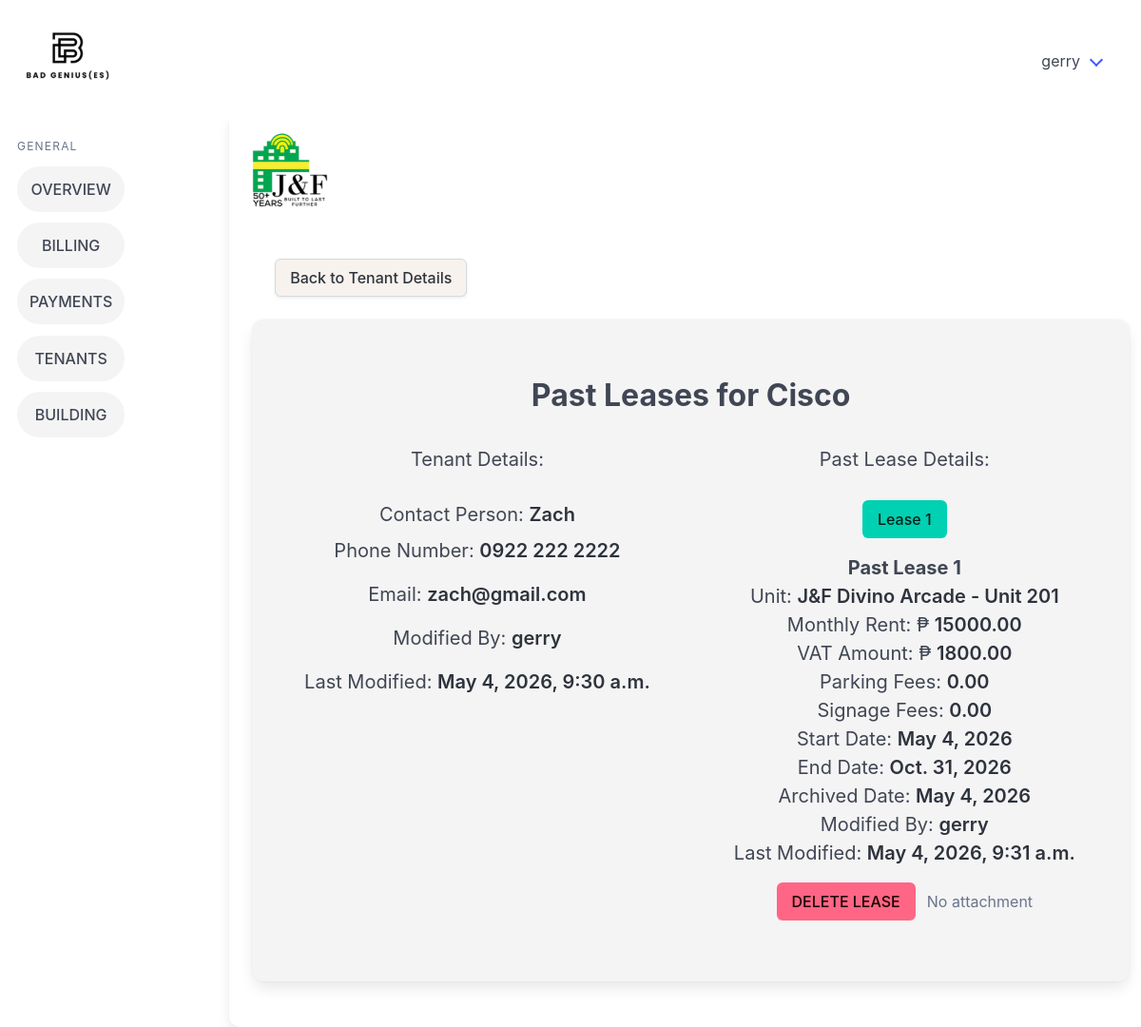
The page /past_leases/4/ (signed in) on the database its author committed.
### billingApp/models.py (models this page shows, shortened)
class Tenant(models.Model):
    companyName = models.CharField(max_length=100, null=True, blank=True)
    contactPerson = models.CharField(max_length=100)
    phoneNumber = models.CharField(max_length=12)
    email = models.CharField(max_length=50)
    carryover_balance = models.DecimalField(max_digits=12, decimal_places=2, default=Decimal('0.00'))
    modified_by = models.ForeignKey("Account", on_delete=models.SET_NULL, null=True, blank=True, related_name="+")
    modified_at = models.DateTimeField(auto_now=True, null=True, blank=True)
    objects = models.Manager

class Account(models.Model):
    firstName = models.CharField(max_length=30)
    lastName = models.CharField(max_length=30)
    username = models.CharField(max_length=20)
    password = models.CharField(max_length=20)
    objects = models.Manager()
    def __str__(self):
        return self.username

class Lease(models.Model):
    buildingName = models.ForeignKey(Building, on_delete=models.CASCADE)
    tenantName = models.ForeignKey(Tenant, on_delete=models.CASCADE)
    modified_by = models.ForeignKey("Account", on_delete=models.SET_NULL, null=True, blank=True, related_name="+")
    modified_at = models.DateTimeField(auto_now=True, null=True, blank=True)
    unitID = models.ForeignKey(Units, on_delete=models.CASCADE)
    rentAmount = models.DecimalField(max_digits=12, decimal_places=2)
    vatAmount = models.DecimalField(max_digits=12, decimal_places=2)
    signageFees = models.DecimalField(max_digits=12, decimal_places=2, null=True, blank=True)
    parkingFees = models.DecimalField(max_digits=12, decimal_places=2, null=True, blank=True)
    CONTRACT_CHOICES = [(6, "6 months"), (12, "12 months")]
    contractLength = models.PositiveSmallIntegerField(choices=CONTRACT_CHOICES)
    contractStart = models.DateField()
    contractEnd = models.DateField(null=True, blank=True)
    pastLease = models.BooleanField(default=False)
    archived_date = models.DateField(null=True, blank=True)
    leaseAttachment = models.FileField(
        upload_to="lease_attachments/",
        blank=True,
        null=True
    )

class Units(models.Model):
    building = models.ForeignKey(Building, on_delete=models.CASCADE)
    unitID = models.IntegerField()
    modified_by = models.ForeignKey("Account", on_delete=models.SET_NULL, null=True, blank=True, related_name="+")
    modified_at = models.DateTimeField(auto_now=True, null=True, blank=True)
    class Meta:
        unique_together = ('building', 'unitID')
    def __str__(self):
        return f"{self.building.buildingName} - Unit {self.unitID}"

class Building(models.Model):
    buildingName = models.CharField(max_length=26, unique=True)
    signageCapacity = models.IntegerField(default=0)
    parkingCapacity = models.IntegerField(default=0)
    buildingAddress = models.CharField(max_length=50)
    modified_by = models.ForeignKey("Account", on_delete=models.SET_NULL, null=True, blank=True, related_name="+")
    modified_at = models.DateTimeField(auto_now=True, null=True, blank=True)
    objects = models.Manager

### billingApp/views.py (the view)
# urls.py: path('past_leases/<int:pk>/', views.past_leases, name='past_leases'),
@login_required
def past_leases(request, pk):
    tenant = get_object_or_404(Tenant, pk=pk)
    leases = (
        Lease.objects
        .filter(tenantName=tenant, pastLease=True)
        .select_related("buildingName", "unitID")
        .order_by("-archived_date", "-contractEnd", "-contractStart", "-id")
    )
    if not (tenant.companyName or "").strip():
        tenant.companyName_display = tenant.contactPerson
    else:
        tenant.companyName_display = tenant.companyName
    return render(request, "billingApp/past_leases.html", {"t": tenant, "leases": leases})

### billingApp/templates/billingApp/past_leases.html (shortened to what this page needs)
{% extends 'billingApp/base.html' %} {% load static %} {% block content %}
</div>
<div class="p-5">
  <a href="{% url 'tenant_details' pk=t.pk %}" class="button" style="background-color: #f7f2ed">Back to Tenant Details</a>
</div>
<div class="card card2">
  <div class="card-content has-text-centered">
    <h1 class="is-size-3 has-text-weight-bold p-5 mt-2">Past Leases for {{ t.companyName_display }}</h1>
    <div class="columns">
      <div class="column">
        <p class="is-size-5 has-text-weight-normal p-1">Tenant Details:</p>
      </div>
      <div class="column">
        <p class="is-size-5 has-text-weight-normal p-1">Past Lease Details:</p>
      </div>
    </div>
    <div class="columns">
      <div class="column">
        <p class="is-size-5 has-text-weight-normal">Contact Person: <strong>{{ t.contactPerson }}</strong></p>
        <p class="is-size-5 p-2">
          Phone Number:
          <strong>{{ t.phoneNumber }}</strong>
        </p>
        <p class="is-size-5 p-2">
          Email:
          <strong>{{ t.email }}</strong>
        </p>
        <p class="is-size-5 p-2">Modified By: <strong>{{ t.modified_by }}</strong></p>
        <p class="is-size-5 p-2">Last Modified: <strong>{{ t.modified_at }}</strong></p>
      </div>
      <div class="column">
        {% if leases %}
        <div class="buttons is-centered mb-4">
          {% for l in leases %}
          <button type="button" class="button lease-filter {% if forloop.first %}is-primary{% endif %}" data-lease-filter="{{ l.pk }}">Lease {{ forloop.counter }}</button>
          {% endfor %}
        </div>
        {% endif %}
        {% for l in leases %}
        <div class="tenant-lease mb-5" data-lease-id="{{ l.pk }}" {% if not forloop.first %}style="display: none;"{% endif %}>
          <p class="is-size-5 has-text-weight-bold">Past Lease {{ forloop.counter }}</p>
          <p class="is-size-5 has-text-weight-normal">Unit: <strong>{{ l.unitID }}</strong></p>
          <p class="is-size-5 has-text-weight-normal">Monthly Rent: ₱ <strong>{{ l.rentAmount }}</strong></p>
          <p class="is-size-5 has-text-weight-normal">VAT Amount: ₱ <strong>{{ l.vatAmount }}</strong></p>
          <p class="is-size-5 has-text-weight-normal">Parking Fees: <strong>{{ l.parkingFees }}</strong></p>
          <p class="is-size-5 has-text-weight-normal">Signage Fees: <strong>{{ l.signageFees }}</strong></p>
          <p class="is-size-5 has-text-weight-normal">Start Date: <strong>{{ l.contractStart }}</strong></p>
          <p class="is-size-5 has-text-weight-normal">End Date: <strong>{{ l.contractEnd }}</strong></p>
          <p class="is-size-5 has-text-weight-normal">Archived Date: <strong>{{ l.archived_date }}</strong></p>
          <p class="is-size-5 has-text-weight-normal">Modified By: <strong>{{ l.modified_by }}</strong></p>
          <p class="is-size-5 has-text-weight-normal">Last Modified: <strong>{{ l.modified_at }}</strong></p>
          <div class="buttons is-centered p-4">
            <a href="{% url 'delete_lease' pk=l.pk %}" class="button is-danger">DELETE LEASE</a>
            {% if l.leaseAttachment %}
              <a href="{{ l.leaseAttachment.url }}" target="_blank" class="button is-info">
                View Lease Attachment
              </a>
            {% else %}
              <span class="has-text-grey">No attachment</span>
            {% endif %}
          </div>
        </div>
        {% empty %}
        <p class="has-text-grey">No past leases.</p>
        {% endfor %}
      </div>
    </div>
  </div>
</div>
{% endblock %}

### billingApp/templates/billingApp/base.html (shortened to what this page needs)
{% load static %}
<!doctype html>
<html lang="en">
  <head>
    <link rel="stylesheet" href="{% static 'billingApp/css/style.css' %}" />
    <link rel="stylesheet" href="https://cdn.jsdelivr.net/npm/bulma@1.0.4/css/bulma.min.css" />
  </head>
  <body>
    <nav class="navbar p-5" role="navigation" aria-label="main navigation">
      <div class="navbar-brand">
        <a class="" href="{% url 'home_page' %}">
        </a>
      </div>
      <div id="navbarBasicExample" class="navbar-menu">
        <div class="navbar-end">
          <div class="navbar-item has-dropdown is-hoverable">
            <a class="navbar-link">{{ user.username }}</a>
          </div>
        </div>
      </div>
    </nav>
    <div class="columns">
      <aside class="menu">
        <p class="menu-label">General</p>
        <ul class="menu-list">
          <li><a href="{% url 'home_page' %}" class="sidebarItems button is-light is-rounded is-fullwidth">OVERVIEW</a></li>
          <li><a href="{% url 'billing_records_main' %}" class="sidebarItems button is-light is-rounded is-fullwidth">BILLING</a></li>
          <li><a href="{% url 'payments_main' %}" class="sidebarItems button is-light is-rounded is-fullwidth">PAYMENTS</a></li>
          <li><a href="{% url 'tenants_main' %}" class="sidebarItems button is-light is-rounded is-fullwidth">TENANTS</a></li>
          <li><a href="{% url 'buildings_main' %}" class="sidebarItems button is-light is-rounded is-fullwidth">BUILDING</a></li>
        </ul>
      </aside>
      {% block logo %}
      <div class="card card1">
        <div class="card-content">
          <div class="columns is-4">
            <div class="column is-1">
            </div>
            <div class="column">
              <h1 class="is-size-3 pt-4 pl-4">{{ date_today }}</h1>
            </div>
    {% endblock %} {% block content %} {% endblock %}
  </body>
</html>

### billingApp/static/billingApp/css/style.css (style rules this page uses)
.menu { position: sticky; display: inline-block; vertical-align: top; max-height: 100vh; overflow-y: auto; width: 200px; top: 0; bottom: 0; padding: 30px; }
.menu .menu-list li { margin-bottom: 0.7rem; }
.menu .menu-list li a { padding: 0.75rem 0.9rem; }
.card2 { background-color: #f4f4f4 !important; max-height: 700px !important; min-height: 500px !important; }
.card1 { margin-left: 80px !important; width: 1200px !important; }
.sidebarItems { background-color: #f4f4f4 !important; }

### rows shown on the page
Tenant: companyName_display "Cisco", contactPerson "Zach", phoneNumber "0922 222 2222", email "zach@gmail.com", modified_by "gerry", modified_at "May 4, 2026, 9:30 a.m."
Lease: unitID "J&F Divino Arcade - Unit 201", rentAmount "15000.00", vatAmount "1800.00", parkingFees "0.00", signageFees "0.00", contractStart "May 4, 2026", contractEnd "Oct. 31, 2026", archived_date "May 4, 2026", modified_by "gerry", modified_at "May 4, 2026, 9:31 a.m.", leaseAttachment "No attachment"

### other values the page prints
{{ user.username }} "gerry"
